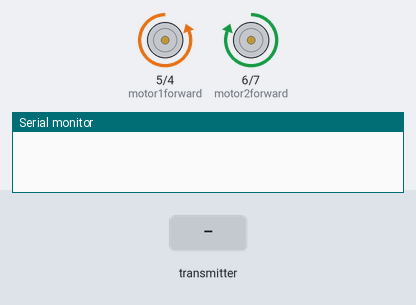
Bench run of a sketch on a simulated Arduino Uno, built with avr-gcc and run on an emulated ATmega328P. Parts: motor-driver pin pairs drawn as motors (green arrow = first pin HIGH = forward, orange = second pin HIGH = backward, longer = more drive), the last lines printed to the serial monitor. The inputs (shaded band) are chosen by the test bench. No radio packets arrive unless stated.

Above: at 1.2 s.
1.3 s: the transmitter starts sending value.1 = 256
At 1.6 s:
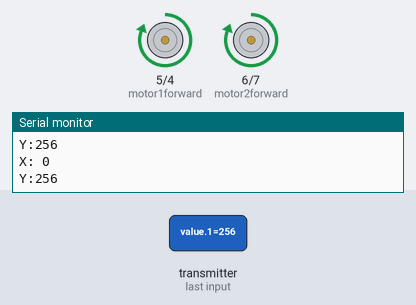
2.8 s: the transmitter starts sending value.0 = 256
At 4.0 s:
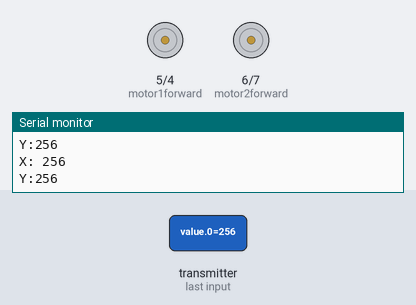
4.3 s: the transmitter starts sending value.0 = 1023
At 5.1 s:
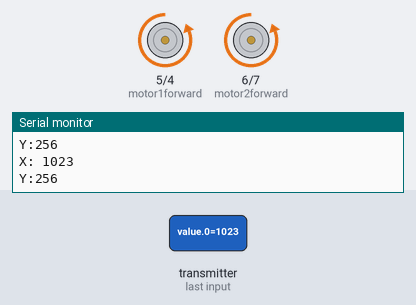
5.8 s: the transmitter starts sending value.1 = 1023
At 6.3 s:
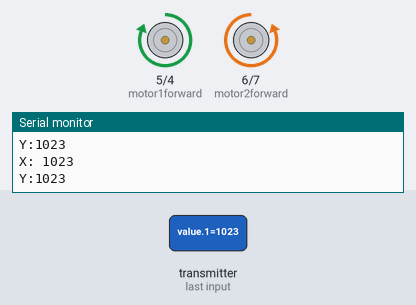
7.3 s: the transmitter starts sending value.1 = 0
At 8.5 s:
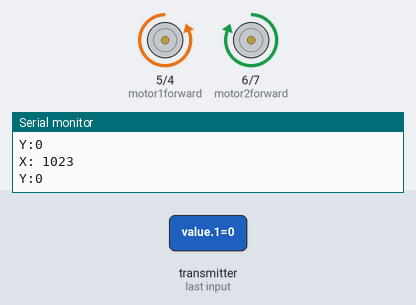
8.8 s: the transmitter starts sending value.1 = 512
At 9.7 s:
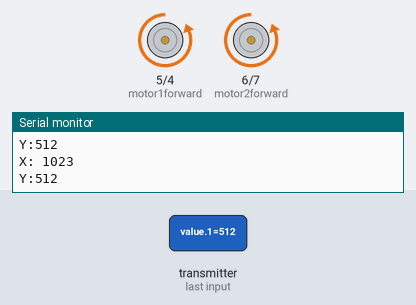
Timing chart, 0 to 11.3 s (numbered marks = the images above; inputs shaded):
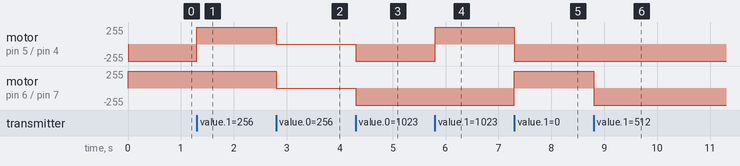

Measured:
- after the input at 1.3 s, motor on pin 5 (motor1forward) / pin 4 (motor1back): backward 255/255 → forward 255/255 at once
- after the input at 2.8 s, motor on pin 5 (motor1forward) / pin 4 (motor1back), motor on pin 6 (motor2forward) / pin 7 (motor2back): forward 255/255 → stopped at once
- after the input at 4.3 s, motor on pin 5 (motor1forward) / pin 4 (motor1back), motor on pin 6 (motor2forward) / pin 7 (motor2back): stopped → backward 255/255 at once
- after the input at 5.8 s, motor on pin 5 (motor1forward) / pin 4 (motor1back): backward 255/255 → forward 255/255 at once
- after the input at 7.3 s, motor on pin 5 (motor1forward) / pin 4 (motor1back): forward 255/255 → backward 255/255 at once; motor on pin 6 (motor2forward) / pin 7 (motor2back): backward 255/255 → forward 255/255 at once
- after the input at 8.8 s, motor on pin 6 (motor2forward) / pin 7 (motor2back): forward 255/255 → backward 255/255 at once

The sketch:

Code_for_receiver_car_.ino
```cpp
/*This is the code for the receiver of Arduino remote controlled car.
 *
 * Components
 * ----------
 * Arduino uno, L298N, nRF24L01, chassis, wheels, 2 Motors, 2 9V batteries, battery connectors and jumper wires
 *
 * This sketch is created by Anuj Karnik.
 ********************************************************************************************************************/

#include <SPI.h>
#include <nRF24L01.h>
#include <RF24.h>
RF24 radio(9, 10);
const byte address[6] = "12345";
int value[3];

int x = A0;
int y = A1;

int motor1back = 4;
int motor1forward = 5;
int motor2forward = 6;
int motor2back = 7;

void setup() {
  Serial.begin(9600);
  radio.begin();
  radio.openReadingPipe(0, address);
  radio.setPALevel(RF24_PA_MIN);
  radio.startListening();

  pinMode(motor1forward, OUTPUT);
  pinMode(motor1back, OUTPUT);
  pinMode(motor2forward, OUTPUT);
  pinMode(motor2back, OUTPUT);

  pinMode(x, INPUT);
  pinMode(y, INPUT);
}

void loop() {
  if (radio.available())
  {
    char text[32] = "";
    radio.read(&value, sizeof(value));
    Serial.print("X: ");
    Serial.println(value[0]);
    Serial.print("Y:");
    Serial.println(value[1]);
  }

   if (value[1] == 0) {
    digitalWrite(motor1back, HIGH); // right turn
    digitalWrite(motor2back, LOW);
    digitalWrite(motor1forward, LOW);
    digitalWrite(motor2forward, HIGH );
  }
  else if (value[1] == 1023) {
    digitalWrite(motor1forward, HIGH); // left turn
    digitalWrite(motor2forward, LOW);
    digitalWrite(motor1back, LOW);
    digitalWrite(motor2back, HIGH);
  }
  else if (value[0] == 0) {
    digitalWrite(motor1back, LOW); // go forward
    digitalWrite(motor2forward, HIGH);
    digitalWrite(motor1forward, HIGH);
    digitalWrite(motor2back, LOW);
  }
  else if (value[0] == 1023) {
    digitalWrite(motor1forward, LOW); // go back
    digitalWrite(motor2back, HIGH);
    digitalWrite(motor1back, HIGH);
    digitalWrite(motor2forward, LOW);
  }
  else {
    digitalWrite(motor1forward, LOW); //stop
    digitalWrite(motor2back, LOW);
    digitalWrite(motor1back, LOW);
    digitalWrite(motor2forward, LOW);
  }
}
```
